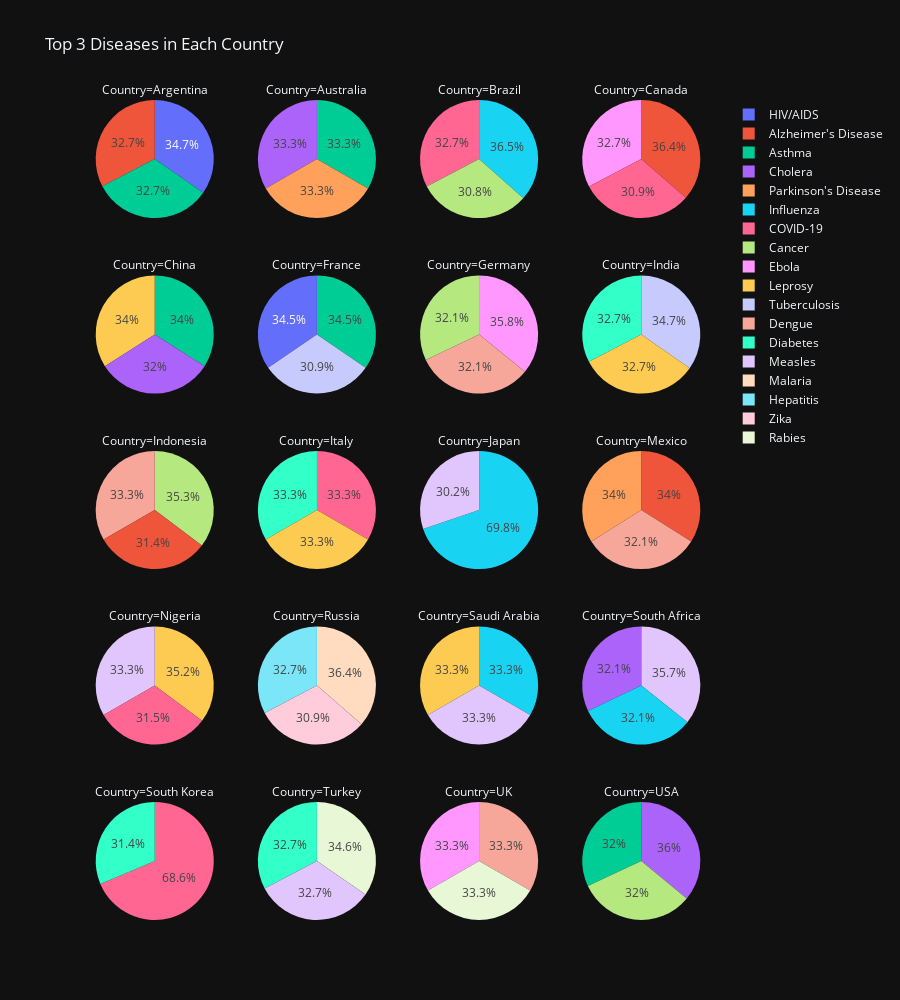

This figure's notebook cell:
### Markdown cell above
From this distribution, it appears that the dataset is not balanced in terms of representation across world categories. However, this imbalance might also reflect the fact that first world countries benefit from better disease tracking systems and more extensive health studies compared to second and third world countries, leading to a higher volume of recorded data.

As for why Third world coutries are more present in the dataset than Second world coutries, it could be explained as diseases that massively affect the populations of Third World countries (such as malaria or tropical diseases) are often better monitored, because they are the subject of global research.

### Code cell
df_counts = df_24.groupby(['Country', 'Disease Name','Disease Category' ,'Country label']).size().reset_index(name='Count')

def get_top_3_diseases(df, colname):
    top_3_diseases = []
    countries = df[colname].unique()

    for country in countries:
        df_country = df[df[colname] == country]
        top_3 = df_country.nlargest(3, 'Count')
        top_3[colname] = country
        top_3_diseases.append(top_3)

    return pd.concat(top_3_diseases)

top_diseases_df = get_top_3_diseases(df_counts, "Country")
fig_pie = px.pie(top_diseases_df, values='Count', names='Disease Name',
                 title='Top 3 Diseases in Each Country', facet_col='Country', facet_col_wrap=4, height=1000)
fig_pie.show()

### Figure 1 — Plotly figure (JSON) as saved in the notebook; plotly's stock layout.template omitted (floating-point values rounded to 4 significant figures)
{"data": [{"domain": {"x": [0, 0.235], "y": [0.856, 1]}, "hovertemplate": "Country=Argentina<br>Disease Name=%{label}<br>Count=%{value}<extra></extra>", "labels": ["HIV/AIDS", "Alzheimer's Disease", "Asthma"], "legendgroup": "", "name": "", "showlegend": true, "type": "pie", "values": [17, 16, 16]}, {"domain": {"x": [0.255, 0.49], "y": [0.856, 1]}, "hovertemplate": "Country=Australia<br>Disease Name=%{label}<br>Count=%{value}<extra></extra>", "labels": ["Asthma", "Cholera", "Parkinson's Disease"], "legendgroup": "", "name": "", "showlegend": true, "type": "pie", "values": [18, 18, 18]}, {"domain": {"x": [0.51, 0.745], "y": [0.856, 1]}, "hovertemplate": "Country=Brazil<br>Disease Name=%{label}<br>Count=%{value}<extra></extra>", "labels": ["Influenza", "COVID-19", "Cancer"], "legendgroup": "", "name": "", "showlegend": true, "type": "pie", "values": [19, 17, 16]}, {"domain": {"x": [0.765, 1.0], "y": [0.856, 1]}, "hovertemplate": "Country=Canada<br>Disease Name=%{label}<br>Count=%{value}<extra></extra>", "labels": ["Alzheimer's Disease", "Ebola", "COVID-19"], "legendgroup": "", "name": "", "showlegend": true, "type": "pie", "values": [20, 18, 17]}, {"domain": {"x": [0, 0.235], "y": [0.642, 0.786]}, "hovertemplate": "Country=China<br>Disease Name=%{label}<br>Count=%{value}<extra></extra>", "labels": ["Asthma", "Leprosy", "Cholera"], "legendgroup": "", "name": "", "showlegend": true, "type": "pie", "values": [17, 17, 16]}, {"domain": {"x": [0.255, 0.49], "y": [0.642, 0.786]}, "hovertemplate": "Country=France<br>Disease Name=%{label}<br>Count=%{value}<extra></extra>", "labels": ["Asthma", "HIV/AIDS", "Tuberculosis"], "legendgroup": "", "name": "", "showlegend": true, "type": "pie", "values": [19, 19, 17]}, {"domain": {"x": [0.51, 0.745], "y": [0.642, 0.786]}, "hovertemplate": "Country=Germany<br>Disease Name=%{label}<br>Count=%{value}<extra></extra>", "labels": ["Ebola", "Cancer", "Dengue"], "legendgroup": "", "name": "", "showlegend": true, "type": "pie", "values": [19, 17, 17]}, {"domain": {"x": [0.765, 1.0], "y": [0.642, 0.786]}, "hovertemplate": "Country=India<br>Disease Name=%{label}<br>Count=%{value}<extra></extra>", "labels": ["Tuberculosis", "Diabetes", "Leprosy"], "legendgroup": "", "name": "", "showlegend": true, "type": "pie", "values": [17, 16, 16]}, {"domain": {"x": [0, 0.235], "y": [0.428, 0.572]}, "hovertemplate": "Country=Indonesia<br>Disease Name=%{label}<br>Count=%{value}<extra></extra>", "labels": ["Cancer", "Dengue", "Alzheimer's Disease"], "legendgroup": "", "name": "", "showlegend": true, "type": "pie", "values": [18, 17, 16]}, {"domain": {"x": [0.255, 0.49], "y": [0.428, 0.572]}, "hovertemplate": "Country=Italy<br>Disease Name=%{label}<br>Count=%{value}<extra></extra>", "labels": ["COVID-19", "Diabetes", "Leprosy"], "legendgroup": "", "name": "", "showlegend": true, "type": "pie", "values": [17, 17, 17]}, {"domain": {"x": [0.51, 0.745], "y": [0.428, 0.572]}, "hovertemplate": "Country=Japan<br>Disease Name=%{label}<br>Count=%{value}<extra></extra>", "labels": ["Influenza", "Influenza", "Measles"], "legendgroup": "", "name": "", "showlegend": true, "type": "pie", "values": [19, 18, 16]}, {"domain": {"x": [0.765, 1.0], "y": [0.428, 0.572]}, "hovertemplate": "Country=Mexico<br>Disease Name=%{label}<br>Count=%{value}<extra></extra>", "labels": ["Alzheimer's Disease", "Parkinson's Disease", "Dengue"], "legendgroup": "", "name": "", "showlegend": true, "type": "pie", "values": [18, 18, 17]}, {"domain": {"x": [0, 0.235], "y": [0.214, 0.358]}, "hovertemplate": "Country=Nigeria<br>Disease Name=%{label}<br>Count=%{value}<extra></extra>", "labels": ["Leprosy", "Measles", "COVID-19"], "legendgroup": "", "name": "", "showlegend": true, "type": "pie", "values": [19, 18, 17]}, {"domain": {"x": [0.255, 0.49], "y": [0.214, 0.358]}, "hovertemplate": "Country=Russia<br>Disease Name=%{label}<br>Count=%{value}<extra></extra>", "labels": ["Malaria", "Hepatitis", "Zika"], "legendgroup": "", "name": "", "showlegend": true, "type": "pie", "values": [20, 18, 17]}, {"domain": {"x": [0.51, 0.745], "y": [0.214, 0.358]}, "hovertemplate": "Country=Saudi Arabia<br>Disease Name=%{label}<br>Count=%{value}<extra></extra>", "labels": ["Influenza", "Leprosy", "Measles"], "legendgroup": "", "name": "", "showlegend": true, "type": "pie", "values": [17, 17, 17]}, {"domain": {"x": [0.765, 1.0], "y": [0.214, 0.358]}, "hovertemplate": "Country=South Africa<br>Disease Name=%{label}<br>Count=%{value}<extra></extra>", "labels": ["Measles", "Cholera", "Influenza"], "legendgroup": "", "name": "", "showlegend": true, "type": "pie", "values": [20, 18, 18]}, {"domain": {"x": [0, 0.235], "y": [0, 0.144]}, "hovertemplate": "Country=South Korea<br>Disease Name=%{label}<br>Count=%{value}<extra></extra>", "labels": ["COVID-19", "COVID-19", "Diabetes"], "legendgroup": "", "name": "", "showlegend": true, "type": "pie", "values": [18, 17, 16]}, {"domain": {"x": [0.255, 0.49], "y": [0, 0.144]}, "hovertemplate": "Country=Turkey<br>Disease Name=%{label}<br>Count=%{value}<extra></extra>", "labels": ["Rabies", "Diabetes", "Measles"], "legendgroup": "", "name": "", "showlegend": true, "type": "pie", "values": [18, 17, 17]}, {"domain": {"x": [0.51, 0.745], "y": [0, 0.144]}, "hovertemplate": "Country=UK<br>Disease Name=%{label}<br>Count=%{value}<extra></extra>", "labels": ["Dengue", "Ebola", "Rabies"], "legendgroup": "", "name": "", "showlegend": true, "type": "pie", "values": [16, 16, 16]}, {"domain": {"x": [0.765, 1.0], "y": [0, 0.144]}, "hovertemplate": "Country=USA<br>Disease Name=%{label}<br>Count=%{value}<extra></extra>", "labels": ["Cholera", "Asthma", "Cancer"], "legendgroup": "", "name": "", "showlegend": true, "type": "pie", "values": [18, 16, 16]}], "layout": {"annotations": [{"font": {}, "showarrow": false, "text": "Country=South Korea", "x": 0.1175, "xanchor": "center", "xref": "paper", "y": 0.144, "yanchor": "bottom", "yref": "paper"}, {"font": {}, "showarrow": false, "text": "Country=Turkey", "x": 0.3725, "xanchor": "center", "xref": "paper", "y": 0.144, "yanchor": "bottom", "yref": "paper"}, {"font": {}, "showarrow": false, "text": "Country=UK", "x": 0.6275, "xanchor": "center", "xref": "paper", "y": 0.144, "yanchor": "bottom", "yref": "paper"}, {"font": {}, "showarrow": false, "text": "Country=USA", "x": 0.8825, "xanchor": "center", "xref": "paper", "y": 0.144, "yanchor": "bottom", "yref": "paper"}, {"font": {}, "showarrow": false, "text": "Country=Nigeria", "x": 0.1175, "xanchor": "center", "xref": "paper", "y": 0.358, "yanchor": "bottom", "yref": "paper"}, {"font": {}, "showarrow": false, "text": "Country=Russia", "x": 0.3725, "xanchor": "center", "xref": "paper", "y": 0.358, "yanchor": "bottom", "yref": "paper"}, {"font": {}, "showarrow": false, "text": "Country=Saudi Arabia", "x": 0.6275, "xanchor": "center", "xref": "paper", "y": 0.358, "yanchor": "bottom", "yref": "paper"}, {"font": {}, "showarrow": false, "text": "Country=South Africa", "x": 0.8825, "xanchor": "center", "xref": "paper", "y": 0.358, "yanchor": "bottom", "yref": "paper"}, {"font": {}, "showarrow": false, "text": "Country=Indonesia", "x": 0.1175, "xanchor": "center", "xref": "paper", "y": 0.572, "yanchor": "bottom", "yref": "paper"}, {"font": {}, "showarrow": false, "text": "Country=Italy", "x": 0.3725, "xanchor": "center", "xref": "paper", "y": 0.572, "yanchor": "bottom", "yref": "paper"}, {"font": {}, "showarrow": false, "text": "Country=Japan", "x": 0.6275, "xanchor": "center", "xref": "paper", "y": 0.572, "yanchor": "bottom", "yref": "paper"}, {"font": {}, "showarrow": false, "text": "Country=Mexico", "x": 0.8825, "xanchor": "center", "xref": "paper", "y": 0.572, "yanchor": "bottom", "yref": "paper"}, {"font": {}, "showarrow": false, "text": "Country=China", "x": 0.1175, "xanchor": "center", "xref": "paper", "y": 0.786, "yanchor": "bottom", "yref": "paper"}, {"font": {}, "showarrow": false, "text": "Country=France", "x": 0.3725, "xanchor": "center", "xref": "paper", "y": 0.786, "yanchor": "bottom", "yref": "paper"}, {"font": {}, "showarrow": false, "text": "Country=Germany", "x": 0.6275, "xanchor": "center", "xref": "paper", "y": 0.786, "yanchor": "bottom", "yref": "paper"}, {"font": {}, "showarrow": false, "text": "Country=India", "x": 0.8825, "xanchor": "center", "xref": "paper", "y": 0.786, "yanchor": "bottom", "yref": "paper"}, {"font": {}, "showarrow": false, "text": "Country=Argentina", "x": 0.1175, "xanchor": "center", "xref": "paper", "y": 1, "yanchor": "bottom", "yref": "paper"}, {"font": {}, "showarrow": false, "text": "Country=Australia", "x": 0.3725, "xanchor": "center", "xref": "paper", "y": 1, "yanchor": "bottom", "yref": "paper"}, {"font": {}, "showarrow": false, "text": "Country=Brazil", "x": 0.6275, "xanchor": "center", "xref": "paper", "y": 1, "yanchor": "bottom", "yref": "paper"}, {"font": {}, "showarrow": false, "text": "Country=Canada", "x": 0.8825, "xanchor": "center", "xref": "paper", "y": 1, "yanchor": "bottom", "yref": "paper"}], "height": 1000, "legend": {"tracegroupgap": 0}, "title": {"text": "Top 3 Diseases in Each Country"}}}
